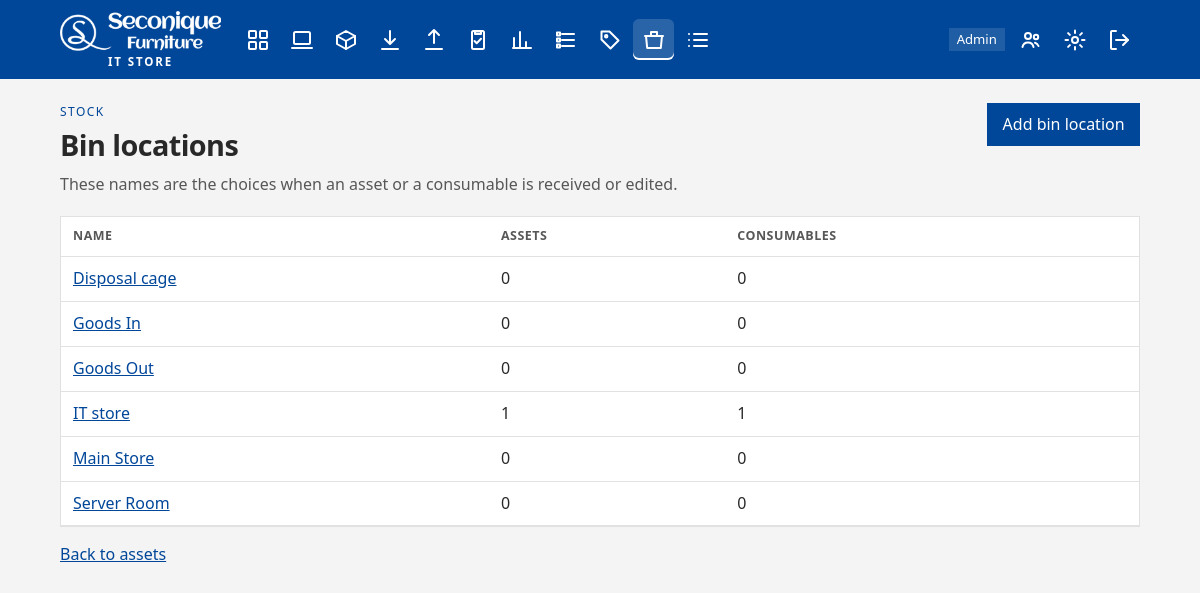
The page /locations/ (signed in) on the database its author committed.
### stockroom/models.py (models this page shows, shortened)
class BinLocation(models.Model):
    name = models.CharField(max_length=100, unique=True)
    class Meta:
        db_table = "bin_locations"
        ordering = ["name"]

### stockroom/views/assets.py (the view)
# urls.py: path("locations/", assets.bin_location_list, name="bin_location_list"),
@role_required(ADMIN)
def bin_location_list(request):
    locations = []
    for location in BinLocation.objects.all():
        location.asset_count = Asset.objects.filter(location=location.name).count()
        location.consumable_count = Consumable.objects.filter(location=location.name).count()
        locations.append(location)
    return render(request, "stockroom/locations/list.html", {"locations": locations})

### stockroom/context_processors.py (called while the page is built)
def stockroom_context(request):
    user = request.user
    if not user.is_authenticated:
        return {"scanner_auto_submit": True, "store_role": None}
    prefs = get_settings(user)
    return {
        "store_role": primary_role(user),
        "is_store_admin": has_role(user, (ADMIN,)),
        "is_operational": has_role(user, OPERATIONAL),
        "can_report": has_role(user, REPORTING_ACCESS),
        "scanner_auto_submit": prefs.scanner_auto_submit,
        "store_settings": prefs,
    }

### stockroom/models.py (called while the page is built)
def get_settings(user):
    setting, _created = UserSetting.objects.get_or_create(user=user)
    return setting

### stockroom/roles.py (called while the page is built, shortened)
def role_names(user):
    if not getattr(user, "is_authenticated", False):
        return set()
    names = set(user.groups.values_list("name", flat=True))
    if user.is_superuser:
        names.add(ADMIN)
    return names

def has_role(user, roles):
    return bool(role_names(user) & set(roles))

def primary_role(user):
    names = role_names(user)
    if ADMIN in names:
        return ADMIN

### stockroom/views/common.py (called while the page is built)
def role_required(*roles):
    def decorator(view):
        @login_required
        @wraps(view)
        def wrapper(request, *args, **kwargs):
            if not has_role(request.user, roles):
                messages.error(
                    request, "Your account does not have access to that page."
                )
                return redirect(home_url_name(request.user))
            return view(request, *args, **kwargs)
        return wrapper
    return decorator

### stockroom/templates/stockroom/locations/list.html (shortened to what this page needs)
{% extends "stockroom/base.html" %}
{% block content %}
<header class="page-head">
  <div>
    <p class="eyebrow">Stock</p>
    <h1>Bin locations</h1>
    <p class="lede">These names are the choices when an asset or a consumable is received or edited.</p>
  </div>
  <a class="btn btn-primary" href="{% url 'bin_location_create' %}">Add bin location</a>
</header>
{% if locations %}
  <div class="table-wrap">
    <table>
      <thead>
        <tr>
          <th>Name</th><th>Assets</th><th>Consumables</th>
        </tr>
      </thead>
      <tbody>
        {% for location in locations %}
          <tr>
            <td data-label="Name"><a href="{% url 'bin_location_edit' location.pk %}">{{ location.name }}</a></td>
            <td data-label="Assets">{{ location.asset_count }}</td>
            <td data-label="Consumables">{{ location.consumable_count }}</td>
          </tr>
        {% endfor %}
      </tbody>
    </table>
  </div>
{% else %}
  <section class="panel empty-panel">
    <h2>No bin locations yet</h2>
    <p>Add a bin location before receiving stock.</p>
  </section>
{% endif %}
<p><a href="{% url 'asset_list' %}">Back to assets</a></p>
{% endblock %}

### stockroom/templates/stockroom/base.html (shortened to what this page needs)
<!DOCTYPE html>
<html lang="en-GB">
<head>
  {% load static %}
  <link rel="stylesheet" href="{% static 'stockroom/css/app.css' %}?v=14">
</head>
<body class="{% block body_class %}{% endblock %}" data-scanner-submit="{{ scanner_auto_submit|yesno:'true,false' }}">
  {% block nav %}
  <header class="topbar">
    <div class="topbar-inner">
      <a class="brand" href="{% url 'home' %}">
        <img src="{% static 'stockroom/img/seconique-logo-white.png' %}?v=2" alt="Seconique Furniture">
        <small>IT Store</small>
      </a>
      <nav class="nav" aria-label="Primary">
        {% if is_operational %}
          <a href="{% url 'dashboard' %}" aria-label="Dashboard" >{% include "stockroom/partials/icon.html" with icon="dashboard" %}</a>
          <a href="{% url 'asset_list' %}" aria-label="Assets" >{% include "stockroom/partials/icon.html" with icon="assets" %}</a>
          <a href="{% url 'consumable_list' %}" aria-label="Consumables" >{% include "stockroom/partials/icon.html" with icon="consumables" %}</a>
          <a href="{% url 'goods_in' %}" aria-label="Goods in" >{% include "stockroom/partials/icon.html" with icon="goods-in" %}</a>
          <a href="{% url 'goods_out' %}" aria-label="Goods out" >{% include "stockroom/partials/icon.html" with icon="goods-out" %}</a>
          <a href="{% url 'stocktake_home' %}" aria-label="Stocktake" >{% include "stockroom/partials/icon.html" with icon="stocktake" %}</a>
        {% endif %}
        {% if can_report %}
          <a href="{% url 'analytics' %}" aria-label="Analytics" >{% include "stockroom/partials/icon.html" with icon="analytics" %}</a>
        {% endif %}
        {% if is_operational or can_report %}
          <a href="{% url 'store_contents' %}" aria-label="Store list" >{% include "stockroom/partials/icon.html" with icon="contents" %}</a>
          <a href="{% url 'attribute_report' %}" aria-label="Attributes" >{% include "stockroom/partials/icon.html" with icon="attributes" %}</a>
          {% if is_store_admin %}
            <a href="{% url 'bin_location_list' %}" aria-label="Bin locations" {% if 'bin_location' in request.resolver_match.url_name %}aria-current="page"{% endif %}>{% include "stockroom/partials/icon.html" with icon="bins" %}<span class="nav-tip">Bin locations</span></a>
          {% endif %}
          <a href="{% url 'usage_list' %}" aria-label="Usage" >{% include "stockroom/partials/icon.html" with icon="usage" %}</a>
        {% endif %}
      </nav>
      <div class="account">
        {% if store_role %}<span class="role">{{ store_role }}</span>{% endif %}
        {% if is_store_admin %}
          <a class="icon-btn" href="{% url 'user_list' %}" aria-label="Users" >{% include "stockroom/partials/icon.html" with icon="users" %}</a>
        {% endif %}
        <a class="icon-btn" href="{% url 'user_settings' %}" aria-label="Settings">{% include "stockroom/partials/icon.html" with icon="settings" %}<span class="nav-tip">Settings</span></a>
        <form method="post" action="{% url 'logout' %}">
          <button type="submit" class="icon-btn" aria-label="Sign out">{% include "stockroom/partials/icon.html" with icon="sign-out" %}<span class="nav-tip">Sign out</span></button>
        </form>
      </div>
    </div>
  </header>
  {% endblock %}
  <main class="page">
    {% block content %}{% endblock %}
  </main>
</body>
</html>

### stockroom/static/stockroom/css/app.css (style rules this page uses)
:root { --ink: #282828; --muted: #575757; --paper: #f4f4f4; --panel: #ffffff; --line: #e1e1e1; --pine: #004699; --pine-deep: #00356e; --copper: #004699; --copper-soft: #e0eaec; --good: #1f7a4d; --good-soft: #e5f3eb; --warn: #8a5a12; --warn-soft: #f8efd8; --bad: #b30000; --bad-soft: #f8e4e2; --shadow: 0 12px 30px rgba(0, 35, 80, 0.06); color: var(--ink); background: var(--paper); font-family: "Segoe UI", "Avenir Next", sans-serif; line-height: 1.45; }
* { box-sizing: border-box; }
body { margin: 0; min-height: 100vh; }
a { color: var(--pine); }
h1, h2 { font-weight: 650; letter-spacing: -0.02em; margin: 0; }
h1 { font-size: 1.8rem; }
.topbar { background: var(--pine); color: #ffffff; position: sticky; top: 0; z-index: 30; }
.topbar a { color: inherit; text-decoration: none; }
.topbar-inner { max-width: 1120px; margin: 0 auto; padding: 0.7rem 1.25rem; display: flex; gap: 1rem; align-items: center; flex-wrap: wrap; }
.brand { display: flex; flex-direction: column; align-items: center; gap: 0.2rem; }
.brand img { height: 42px; width: auto; display: block; }
.brand small { color: #ffffff; letter-spacing: 0.16em; text-transform: uppercase; font-size: 0.72rem; font-weight: 700; line-height: 1; }
.nav, .account { display: flex; flex-wrap: wrap; gap: 0.15rem; align-items: center; }
.account { margin-left: auto; }
.nav a, .icon-btn { position: relative; display: inline-flex; align-items: center; justify-content: center; width: 2.6rem; height: 2.6rem; padding: 0; border: 0; border-radius: 6px; background: transparent; color: #ffffff; cursor: pointer; }
.nav a[aria-current="page"], .icon-btn[aria-current="page"] { background: rgba(255, 255, 255, 0.16); box-shadow: inset 0 -2px 0 #ffffff; }
.role { background: rgba(255, 255, 255, 0.12); padding: 0.15rem 0.5rem; font-size: 0.82rem; margin-right: 0.2rem; }
.page { max-width: 1120px; margin: 0 auto; padding: 1.5rem 1.25rem 3rem; }
.page-head, .form-actions, .page-actions { display: flex; gap: 1rem; justify-content: space-between; align-items: flex-start; flex-wrap: wrap; }
.page-head { margin-bottom: 1.25rem; }
.eyebrow { text-transform: uppercase; letter-spacing: 0.12em; font-size: 0.75rem; color: var(--copper); margin: 0 0 0.25rem; }
.lede { color: var(--muted); margin: 0.4rem 0 0; }
.table-wrap { overflow-x: auto; background: var(--panel); border: 1px solid var(--line); margin-bottom: 0.8rem; }
table { width: 100%; border-collapse: collapse; }
th, td { text-align: left; padding: 0.65rem 0.75rem; border-bottom: 1px solid var(--line); vertical-align: top; }
th { font-size: 0.78rem; letter-spacing: 0.04em; text-transform: uppercase; color: var(--muted); }
.btn { display: inline-flex; align-items: center; justify-content: center; min-height: 2.7rem; padding: 0.4rem 0.9rem; border: 1px solid transparent; font: inherit; cursor: pointer; text-decoration: none; }
.btn-primary { background: var(--copper); color: white; }

### rows shown on the page
BinLocation: name "Disposal cage", asset_count "0", consumable_count "0"
BinLocation: name "Goods In", asset_count "0", consumable_count "0"
BinLocation: name "Goods Out", asset_count "0", consumable_count "0"
BinLocation: name "IT store", asset_count "1", consumable_count "1"
BinLocation: name "Main Store", asset_count "0", consumable_count "0"
BinLocation: name "Server Room", asset_count "0", consumable_count "0"

### other values the page prints
{{ store_role }} "Admin"
